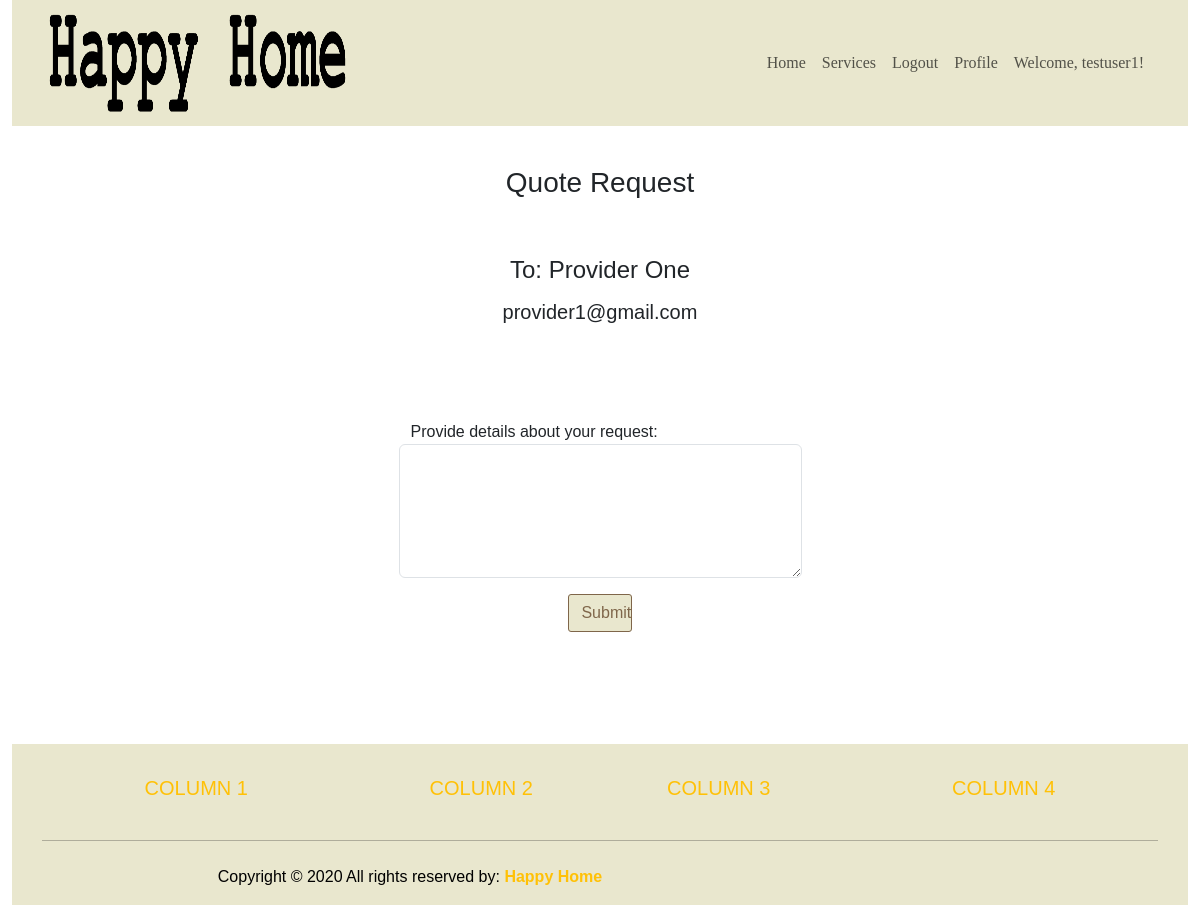
Page /quote21 (signed in) on the committed database.
### happy_home/models.py (models this page shows, shortened)
class User(AbstractUser):
    is_provider = models.BooleanField('business', default=False)
    is_user = models.BooleanField('user', default=False)

class Provider(models.Model):
    user = models.IntegerField(null=True)
    name = models.CharField(max_length=200)
    poc_first = models.CharField(max_length=50, blank=True)
    poc_last = models.CharField(max_length=50, blank=True)
    address = models.CharField(max_length=200)
    city = models.CharField(max_length=50)
    state = models.CharField(max_length=2)
    zip = models.CharField(max_length=20)
    email = models.EmailField(max_length=200)
    url = models.CharField(max_length=500, blank=True)
    phone = models.CharField(max_length=20, blank=True)
    description = models.CharField(max_length=5000, blank=True)
    cleaning = models.BooleanField(default=False, blank=True)
    plumbing = models.BooleanField(default=False, blank=True)
    electrical = models.BooleanField(default=False, blank=True)
    improvement = models.BooleanField(default=False, blank=True)
    landscape = models.BooleanField(default=False, blank=True)

### happy_home/views.py (the view)
# urls.py: path('quote<profile_id>', views.quote, name='quote'),
def quote(request, profile_id):
    url = request.META.get('HTTP_REFERER')
    if request.user.is_authenticated:
        if request.user.is_user:
            provider = Provider.objects.get(user=profile_id)
            consumer = Consumer.objects.get(email=request.user.email)
            if request.method == "POST":
                form = QuoteForm(request.POST or None)
                if form.is_valid():
                    try:
                        msg = form.cleaned_data.get('text')
                        send_mail(
                            "Happy Home Quote Request",
                            msg,
                            consumer.email,
                            [provider.email],
                            fail_silently=False,
                        )
                        messages.success(request, ('Request sent successfully!'))
                    except SMTPException:
                        messages.success(request, ('You must be logged in to get review list'))
                        return redirect(url)
                else:
                    messages.success(request, ('Form is invalid'))
                    return redirect('quote')
            else:
                return render(request, 'quote.html', {'consumer':consumer, 'provider': provider} )
        else:
            messages.success(request, ('You must be logged in as a user to request a quote'))
            return redirect('login')
    else:
        messages.success(request, ('You must be logged in to request a quote'))
        return redirect('login')

### happy_home/templates/quote.html (shortened to what this page needs)
{% extends 'base.html' %}
{% block content %}
<div class="row text-center">
    <div class="mb-5">
        <h3>Quote Request</h3>
    </div>
    <div class="container mb-5 text-center col-5 mx-auto">
        <div class="mb-3">
            <h4>To:  {{ provider.name }}</h4>
        </div>
        <div class="mb-5">
            <h5>     {{ provider.email }}</h5>
        </div>
    </div>
</div>
<div class="row">
    <div class="container col-md-5 pb-5 px-5 mx-auto">
        <h7>Provide details about your request:</h7>
        <form method="POST">
            <div class="row mb-3">
                <textarea name="text" rows="5" class="form-control"></textarea>
            </div>
            <div class="row col-2 mx-auto">
                <input type="submit" value="Submit" class="btn btn-primary">
            </div>
        </form>
    </div>
 </div>
{% endblock %}

### happy_home/templates/base.html (shortened to what this page needs)
<!DOCTYPE html>
<html lang="en">
    <head>
        <link href="https://cdn.jsdelivr.net/npm/bootstrap@5.3.0-alpha1/dist/css/bootstrap.min.css" rel="stylesheet">
        <link href="static\css\main_bs.css" rel="stylesheet" />
        <link href="static\css\rating.css" rel="stylesheet" />
    </head>
    <body>
        <div class="container-fluid">
            <nav class="navbar navbar-expand-sm">
                <div class="container-fluid">
                    <a class="navbar-brand px-4" href="#">
                        <img src="static\images\HappyHome.png" width="300" height="100" alt="Happy Home">
                    </a>
                    <div class="collapse navbar-collapse justify-content-end px-4" id="navbarSupportedContent" id="navbarNav">
                        <ul class="navbar-nav ">
                            <li class="nav-item">
                                <a class="nav-link" href="{% url 'home' %}">Home</a>
                            </li>
                            <li class="nav-item">
                                <a class="nav-link" href="#">Services</a>
                            </li>
                            {% if user.is_authenticated %}
                                <li class="nav-item">
                                    <a class="nav-link" href="{% url 'logout' %}">Logout</a>
                                </li>
                                {% if user.is_provider %}
                                    <li class="nav-item">
                                        <a class="nav-link" href="{% url 'businessProfile' %}">Profile</a>
                                    </li>
                                {% else %}
                                    <li class="nav-item">
                                        <a class="nav-link" href="{% url 'userProfile' %}">Profile</a>
                                    </li>
                                {% endif %}
                            {% else %}
                                <li class="nav-item">
                                    <a class="nav-link" href="{% url 'login' %}">Login</a>
                                </li>
                            {% endif %}
                            {% if user.is_authenticated %}
                                <li class="nav-item">
                                    <a class="nav-link">Welcome, {{ user.username }}!</a>
                                </li>
                            {% else %}
                                <li class="nav-item">
                                    <a class="nav-link" href="{% url 'createAccount' %}">Create Account</a>
                                </li>
                            {% endif %}
                        </ul>
                    </div>
                </div>
            </nav>
        </div>
        <br/>
        <div class="container pt-3 pb-3">
        {% block content %}
        {% endblock %}
        </div>
        <div class="container-fluid pt-5">
        <footer class="text-black pt-3">
            <div class="container text-center text-md-left">
                <div class="row text-center text-md-left">
                    <div class="col-md-3 col-lg-3 col-xl-3 mx-auto mt-3">
                        <h5 class="text-uppercase mb-4 font-weight-bold text-warning">Column 1</h5>
                    </div>
                    <div class="col-md-2 col-lg-2 col-xl-2 mx-auto mt-3">
                        <h5 class="text-uppercase mb-4 font-weight-bold text-warning">Column 2</h5>
                    </div>
                    <div class="col-md3 col-lg-2 col-xl-2 mx-auto mt-3">
                        <h5 class="text-uppercase mb-4 font-weight-bold text-warning">Column 3</h5>
                    </div>
                    <div class="col-md-4 col-lg-3 col-xl-3 mx-auto mt-3">
                        <h5 class="text-uppercase mb-4 font-weight-bold text-warning">Column 4</h5>
                    </div>
                </div>
                <hr class="mb-4">
                <div class="row align-items-center">
                    <div class="col-md-7 col-lg-8">
                        <p>Copyright &copy 2020 All rights reserved by:
                            <a href="#" style="text-decoration: none;"><strong class="text-warning">Happy Home</strong></a>
                        </p>
                    </div>
                </div>
            </div>
        </footer>
    </div>
    </body>
</html>

### happy_home/static/css/main_bs.css (style rules this page uses)
body { font-family: "Gill Sans", Helvetica, Arial, "sans-serif"; }
footer { background-color: #E9E7CE; }
.navbar { background-color:#E9E7CE; font-family: Gill Sans; }
.btn { background-color: #E9E7CE; border-color: #7F664A; border-radius: 3px; color: #7F664A; }

### rows in the picture
User: username "testuser1"
Provider: name "Provider One", email "provider1@gmail.com"
